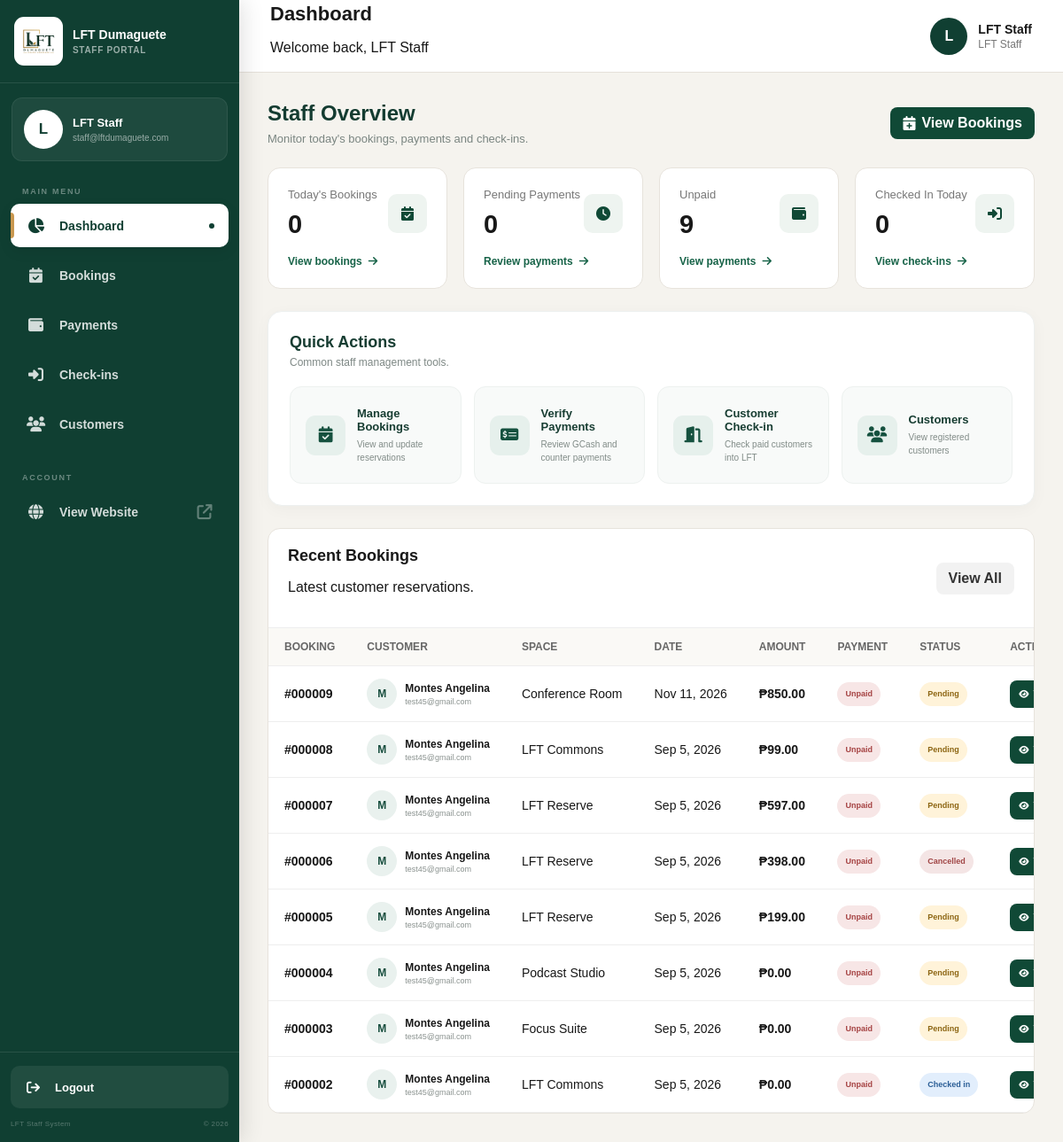
/Staff/index.php (signed in), run on the app's committed database.
### tables this page shows
CREATE TABLE `users` (
  `id` int(10) UNSIGNED NOT NULL,
  `name` varchar(120) NOT NULL,
  `email` varchar(190) NOT NULL,
  `password_hash` varchar(255) NOT NULL,
  `role` enum('customer','staff','admin') NOT NULL DEFAULT 'customer',
  `phone` varchar(40) NOT NULL DEFAULT '',
  `created_at` timestamp NOT NULL DEFAULT current_timestamp(),
  `updated_at` timestamp NOT NULL DEFAULT current_timestamp() ON UPDATE current_timestamp(),
  `profile_image` varchar(255) DEFAULT NULL
);

CREATE TABLE `bookings` (
  `id` int(10) UNSIGNED NOT NULL,
  `user_id` int(10) UNSIGNED NOT NULL,
  `booking_type` enum('booking','walk-in') NOT NULL,
  `space` varchar(160) NOT NULL,
  `space_id` int(10) UNSIGNED DEFAULT NULL,
  `visit_date` date NOT NULL,
  `visit_time` time NOT NULL,
  `duration_minutes` int(10) UNSIGNED NOT NULL DEFAULT 60,
  `guest_count` int(10) UNSIGNED NOT NULL DEFAULT 1,
  `notes` text DEFAULT NULL,
  `status` varchar(40) NOT NULL DEFAULT 'Pending',
  `checked_in_at` datetime DEFAULT NULL,
  `created_at` timestamp NOT NULL DEFAULT current_timestamp(),
  `updated_at` timestamp NOT NULL DEFAULT current_timestamp() ON UPDATE current_timestamp(),
  `total_amount` decimal(10,2) NOT NULL DEFAULT 0.00,
  `payment_status` enum('Unpaid','Pending','Paid','Failed','Refunded') NOT NULL DEFAULT 'Unpaid',
  `payment_reference` varchar(100) DEFAULT NULL,
  `payment_provider` varchar(50) DEFAULT NULL,
  `paid_at` datetime DEFAULT NULL,
  `payment_method` varchar(30) DEFAULT NULL
);

### Staff/index.php (the view, shortened to what the rows shown need)
<?php
require_once __DIR__ . '/_guard.php';
$connection = db();
$today = appToday();
$statement = $connection->prepare(
    'SELECT COUNT(*)
     FROM bookings
     WHERE visit_date = ?'
);
$statement->execute([$today]);
$todayBookings = (int) $statement->fetchColumn();
$statement = $connection->query(
    'SELECT COUNT(*)
     FROM bookings
     WHERE payment_status = "Pending Verification"'
);
$pendingPayments = (int) $statement->fetchColumn();
$statement = $connection->query(
    'SELECT COUNT(*)
     FROM bookings
     WHERE payment_status = "Unpaid"'
);
$unpaidBookings = (int) $statement->fetchColumn();
$statement = $connection->prepare(
    'SELECT COUNT(*)
     FROM bookings
     WHERE visit_date = ?
     AND status = "Checked in"'
);
$statement->execute([$today]);
$checkedInToday = (int) $statement->fetchColumn();
$recentStatement = $connection->query(
    'SELECT
        bookings.*,
        users.name AS customer_name,
        users.email AS customer_email
     FROM bookings
     JOIN users
        ON users.id = bookings.user_id
     ORDER BY bookings.id DESC
     LIMIT 8'
);
$recentBookings = $recentStatement->fetchAll(PDO::FETCH_ASSOC);
require_once __DIR__ . '/header.php';
?>
<?php require_once __DIR__ . '/sidebar.php'; ?>
<div class="staff-main">
    <header class="staff-top-header">
        <div class="staff-header-left">
            <div>
                <h1>
                    Dashboard
                </h1>
                <p>
                    Welcome back,
                    <?= e($staffName) ?>
                </p>
            </div>
        </div>
        <div class="staff-user">
            <div class="staff-avatar">
                <?= e($staffInitial) ?>
            </div>
            <div class="staff-user-details">
                <strong>
                    <?= e($staffName) ?>
                </strong>
                <span>
                    LFT Staff
                </span>
            </div>
        </div>
    </header>
    <main class="staff-content">
        <div class="dashboard-heading">
            <div>
                <h2>
                    Staff Overview
                </h2>
            </div>
        </div>
        <div class="staff-stats-grid">
            <div class="staff-stat-card">
                <div class="staff-stat-card-top">
                    <div>
                        <h2>
                            <?= $todayBookings ?>
                        </h2>
                    </div>
                </div>
            </div>
            <div class="staff-stat-card">
                <div class="staff-stat-card-top">
                    <div>
                        <h2>
                            <?= $pendingPayments ?>
                        </h2>
                    </div>
                </div>
            </div>
            <div class="staff-stat-card">
                <div class="staff-stat-card-top">
                    <div>
                        <h2>
                            <?= $unpaidBookings ?>
                        </h2>
                    </div>
                </div>
            </div>
            <div class="staff-stat-card">
                <div class="staff-stat-card-top">
                    <div>
                        <h2>
                            <?= $checkedInToday ?>
                        </h2>
                    </div>
                </div>
            </div>
        </div>
        <div class="dashboard-section">
            <div class="dashboard-section-header">
                <div>
                    <h2>
                        Quick Actions
                    </h2>
                </div>
            </div>
        </div>
        <div class="staff-panel">
            <div class="staff-panel-header">
                <div>
                    <h2>
                        Recent Bookings
                    </h2>
                </div>
            </div>
            <div class="staff-table-wrap">
                <table class="staff-table">
                    <thead>
                        <tr>
                            <th>
                                Booking
                            </th>
                            <th>
                                Customer
                            </th>
                            <th>
                                Space
                            </th>
                            <th>
                                Date
                            </th>
                            <th>
                                Amount
                            </th>
                            <th>
                                Payment
                            </th>
                            <th>
                                Status
                            </th>
                            <th>
                                Action
                            </th>
                        </tr>
                    </thead>
                    <tbody>
                    <?php foreach ($recentBookings as $booking): ?>
                        <?php
                        $paymentStatus =
                            $booking['payment_status']
                            ?? 'Unpaid';
                        $bookingStatus =
                            $booking['status']
                            ?? 'Pending';
                        $totalAmount =
                            (float) (
                                $booking['total_amount']
                                ?? 0
                            );
                        $paymentClass =
                            strtolower(
                                str_replace(
                                    ' ',
                                    '-',
                                    $paymentStatus
                                )
                            );
                        $bookingClass =
                            strtolower(
                                str_replace(
                                    ' ',
                                    '-',
                                    $bookingStatus
                                )
                            );
                        ?>
                        <tr>
                            <td>
                                <strong>
                                    #<?= str_pad(
                                        (string) $booking['id'],
                                        6,
                                        '0',
                                        STR_PAD_LEFT
                                    ) ?>
                                </strong>
                            </td>
                            <td>
                                <div class="customer-cell">
                                    <div class="customer-small-avatar">
                                        <?= e(
                                            strtoupper(
                                                substr(
                                                    trim(
                                                        $booking['customer_name']
                                                        ?? 'C'
                                                    ),
                                                    0,
                                                    1
                                                )
                                            )
                                        ) ?>
                                    </div>
                                    <div>
                                        <strong>
                                            <?= e(
                                                $booking['customer_name']
                                                ?? 'Customer'
                                            ) ?>
                                        </strong>
                                        <span>
                                            <?= e(
                                                $booking['customer_email']
                                                ?? ''
                                            ) ?>
                                        </span>
                                    </div>
                                </div>
                            </td>
                            <td>
                                <?= e(
                                    $booking['space']
                                    ?? '—'
                                ) ?>
                            </td>
                            <td>
                                <?php if (
                                    !empty(
                                        $booking['visit_date']
                                    )
                                ): ?>
                                    <?= date(
                                        'M j, Y',
                                        strtotime(
                                            $booking['visit_date']
                                        )
                                    ) ?>
                                <?php else: ?>
                                    —
                                <?php endif; ?>
                            </td>
                            <td>
                                <strong>
                                    ₱<?= number_format(
                                        $totalAmount,
                                        2
                                    ) ?>
                                </strong>
                            </td>
                            <td>
                                <span
                                    class="
                                        staff-status-badge
                                        payment-<?= e(
                                            $paymentClass
                                        ) ?>
                                    "
                                >
                                    <?= e($paymentStatus) ?>
                                </span>
                            </td>
                            <td>
                                <span
                                    class="
                                        staff-status-badge
                                        booking-<?= e(
                                            $bookingClass
                                        ) ?>
                                    "
                                >
                                    <?= e($bookingStatus) ?>
                                </span>
                            </td>
                            <td>
                                <a
                                    href="view.php?id=<?= (int) $booking['id'] ?>"
                                    class="staff-btn staff-btn-primary staff-btn-small"
                                >
                                    <i class="fa-solid fa-eye"></i>
                                </a>
                            </td>
                        </tr>
                    <?php endforeach; ?>
                    </tbody>
                </table>
            </div>
        </div>
    </main>
</div>
</body>
</html>

### Staff/sidebar.php (shortened to what the rows shown need)
<?php
$staffName = $staff['name'] ?? 'Staff';
$staffEmail = $staff['email'] ?? 'staff@lftdumaguete.com';
$staffInitial = strtoupper(
    substr(trim($staffName), 0, 1)
);
?>
<aside
    class="staff-sidebar"
    id="staffSidebar"
>
    <div class="staff-sidebar-profile">
        <div class="staff-sidebar-avatar">
            <?= e($staffInitial) ?>
        </div>
        <div class="staff-sidebar-profile-info">
            <strong title="<?= e($staffName) ?>">
                <?= e($staffName) ?>
            </strong>
            <span title="<?= e($staffEmail) ?>">
                <?= e($staffEmail) ?>
            </span>
        </div>
    </div>
</aside>

### data on the page
users: name "L", name "LFT Staff", email "staff@lftdumaguete.com"
bookings: id "000009", user.name "M", user.name "Montes Angelina", user.email "test45@gmail.com", space "Conference Room", visit_date "Nov 11, 2026", total_amount "850.00", payment_status "Unpaid", status "Pending"
bookings: id "000008", user.name "M", user.name "Montes Angelina", user.email "test45@gmail.com", space "LFT Commons", visit_date "Sep 5, 2026", total_amount "99.00", payment_status "Unpaid", status "Pending"
bookings: id "000007", user.name "M", user.name "Montes Angelina", user.email "test45@gmail.com", space "LFT Reserve", visit_date "Sep 5, 2026", total_amount "597.00", payment_status "Unpaid", status "Pending"
bookings: id "000006", user.name "M", user.name "Montes Angelina", user.email "test45@gmail.com", space "LFT Reserve", visit_date "Sep 5, 2026", total_amount "398.00", payment_status "Unpaid", status "Cancelled"
bookings: id "000005", user.name "M", user.name "Montes Angelina", user.email "test45@gmail.com", space "LFT Reserve", visit_date "Sep 5, 2026", total_amount "199.00", payment_status "Unpaid", status "Pending"
bookings: id "000004", user.name "M", user.name "Montes Angelina", user.email "test45@gmail.com", space "Podcast Studio", visit_date "Sep 5, 2026", total_amount "0.00", payment_status "Unpaid", status "Pending"
bookings: id "000003", user.name "M", user.name "Montes Angelina", user.email "test45@gmail.com", space "Focus Suite", visit_date "Sep 5, 2026", total_amount "0.00", payment_status "Unpaid", status "Pending"
bookings: id "000002", user.name "M", user.name "Montes Angelina", user.email "test45@gmail.com", space "LFT Commons", visit_date "Sep 5, 2026", total_amount "0.00", payment_status "Unpaid", status "Checked in"

### other printed values
$menu['label'] "Dashboard"
$menu['label'] "Bookings"
$menu['label'] "Payments"
$menu['label'] "Check-ins"
$menu['label'] "Customers"
$todayBookings "0"
$pendingPayments "0"
$unpaidBookings "9"
$checkedInToday "0"
